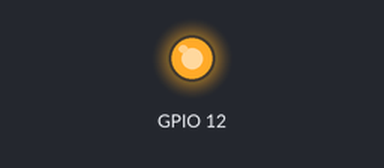
Bench run of a sketch on a simulated ESP32. Parts: output pins drawn as LEDs (lit = HIGH). WiFi joins after 1.5 s; servers stay silent unless stated; uploads are accepted with an empty reply; what the sketch prints to the serial monitor is not drawn. At 3.7 s the program puts the board to deep sleep or switches it off; the recording ends there.

Above: at 0.1 s.
At 2.8 s:
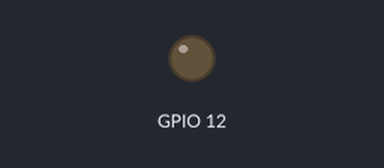
Timing chart, 0 to 3.7 s (numbered marks = the images above):
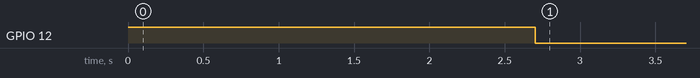

The sketch:

TheMailboxChecker.ino
```cpp
#include <WiFi.h>
#include <HTTPClient.h>

const char* ssid = "YourSSID";
const char* password = "YourPassword";

const char* serverName = "YourDiscordWebhookURL";
void setup() {
  pinMode(12, OUTPUT);
  digitalWrite(12,HIGH);
  setCpuFrequencyMhz(80);
  Serial.begin(115200);
  WiFi.mode(WIFI_STA);
  WiFi.begin(ssid, password);
  Serial.println("Connecting");
  int i = 0;
  while(WiFi.status() != WL_CONNECTED && i<10) {
    delay(500);
    Serial.print(".");
  }
  if(i>= 10){
    Serial.println("Starting DeepSleep...");
    digitalWrite(12,LOW);
    esp_deep_sleep_start();
  }
  Serial.println("");
  Serial.print("Connected to WiFi network with IP Address: ");
  delay(1000);
  Serial.println(WiFi.localIP());
  if(WiFi.status()== WL_CONNECTED){
      WiFiClient client;
      HTTPClient http;

      http.begin(serverName);
      http.addHeader("Content-Type", "application/json");
      int httpResponseCode = http.POST("{\"content\":\"Brievenbus open!\"}");
      Serial.print("HTTP Response code: ");
      Serial.println(httpResponseCode);
      http.end();
    }
  digitalWrite(12,LOW);
  delay(1000);
  esp_deep_sleep_start();
}

void loop() {
}
```

Measured:
- by itself, GPIO 12: LOW → HIGH at 0.00 s, → LOW 2.7 s later
